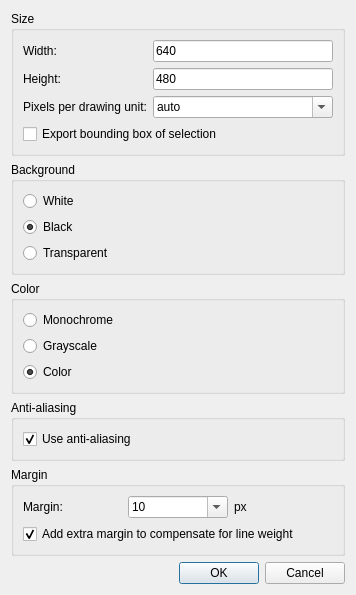
<?xml version="1.0" encoding="UTF-8"?>
<ui version="4.0">
 <class>BitmapExport</class>
 <widget class="QDialog" name="BitmapExport">
  <property name="geometry">
   <rect>
    <x>0</x>
    <y>0</y>
    <width>356</width>
    <height>587</height>
   </rect>
  </property>
  <property name="windowTitle">
   <string>Bitmap Export</string>
  </property>
  <property name="windowIcon">
   <iconset>
    <normaloff>BitmapExport.svg</normaloff>BitmapExport.svg</iconset>
  </property>
  <property name="modal">
   <bool>true</bool>
  </property>
  <layout class="QVBoxLayout" name="verticalLayout_3">
   <item>
    <widget class="QGroupBox" name="Size">
     <property name="title">
      <string>Size</string>
     </property>
     <layout class="QFormLayout" name="formLayout">
      <item row="0" column="0">
       <widget class="QLabel" name="label">
        <property name="text">
         <string>Width:</string>
        </property>
        <property name="buddy">
         <cstring>Width</cstring>
        </property>
       </widget>
      </item>
      <item row="0" column="1">
       <widget class="RMathLineEdit" name="Width">
        <property name="text">
         <string notr="true">640</string>
        </property>
        <property name="angle" stdset="0">
         <bool>false</bool>
        </property>
        <property name="defaultUnit" stdset="0">
         <number>0</number>
        </property>
       </widget>
      </item>
      <item row="1" column="0">
       <widget class="QLabel" name="label_2">
        <property name="text">
         <string>Height:</string>
        </property>
        <property name="buddy">
         <cstring>Height</cstring>
        </property>
       </widget>
      </item>
      <item row="1" column="1">
       <widget class="RMathLineEdit" name="Height">
        <property name="text">
         <string notr="true">480</string>
        </property>
        <property name="angle" stdset="0">
         <bool>false</bool>
        </property>
        <property name="defaultUnit" stdset="0">
         <number>0</number>
        </property>
       </widget>
      </item>
      <item row="2" column="0">
       <widget class="QLabel" name="label_3">
        <property name="text">
         <string>Pixels per drawing unit:</string>
        </property>
        <property name="buddy">
         <cstring>Resolution</cstring>
        </property>
       </widget>
      </item>
      <item row="2" column="1">
       <widget class="QComboBox" name="Resolution">
        <property name="editable">
         <bool>true</bool>
        </property>
        <item>
         <property name="text">
          <string notr="true">auto</string>
         </property>
        </item>
        <item>
         <property name="text">
          <string notr="true">1</string>
         </property>
        </item>
        <item>
         <property name="text">
          <string notr="true">2</string>
         </property>
        </item>
        <item>
         <property name="text">
          <string notr="true">3</string>
         </property>
        </item>
        <item>
         <property name="text">
          <string notr="true">4</string>
         </property>
        </item>
        <item>
         <property name="text">
          <string notr="true">5</string>
         </property>
        </item>
        <item>
         <property name="text">
          <string notr="true">10</string>
         </property>
        </item>
        <item>
         <property name="text">
          <string notr="true">20</string>
         </property>
        </item>
        <item>
         <property name="text">
          <string notr="true">25</string>
         </property>
        </item>
        <item>
         <property name="text">
          <string notr="true">50</string>
         </property>
        </item>
        <item>
         <property name="text">
          <string notr="true">100</string>
         </property>
        </item>
       </widget>
      </item>
      <item row="3" column="0" colspan="2">
       <widget class="QCheckBox" name="Selection">
        <property name="text">
         <string>Export bounding box of selection</string>
        </property>
       </widget>
      </item>
     </layout>
    </widget>
   </item>
   <item>
    <widget class="QGroupBox" name="Background">
     <property name="title">
      <string>Background</string>
     </property>
     <layout class="QVBoxLayout" name="verticalLayout">
      <item>
       <widget class="QRadioButton" name="WhiteBackground">
        <property name="text">
         <string>White</string>
        </property>
        <property name="checked">
         <bool>false</bool>
        </property>
       </widget>
      </item>
      <item>
       <widget class="QRadioButton" name="BlackBackground">
        <property name="text">
         <string>Black</string>
        </property>
        <property name="checked">
         <bool>true</bool>
        </property>
       </widget>
      </item>
      <item>
       <widget class="QRadioButton" name="TransparentBackground">
        <property name="text">
         <string>Transparent</string>
        </property>
       </widget>
      </item>
     </layout>
    </widget>
   </item>
   <item>
    <widget class="QGroupBox" name="Color">
     <property name="title">
      <string>Color</string>
     </property>
     <layout class="QVBoxLayout" name="verticalLayout">
      <item>
       <widget class="QRadioButton" name="ColorMonochrome">
        <property name="text">
         <string>Monochrome</string>
        </property>
        <property name="checked">
         <bool>false</bool>
        </property>
       </widget>
      </item>
      <item>
       <widget class="QRadioButton" name="ColorGrayscale">
        <property name="text">
         <string>Grayscale</string>
        </property>
       </widget>
      </item>
      <item>
       <widget class="QRadioButton" name="ColorFull">
        <property name="text">
         <string>Color</string>
        </property>
        <property name="checked">
         <bool>true</bool>
        </property>
       </widget>
      </item>
     </layout>
    </widget>
   </item>
   <item>
    <widget class="QGroupBox" name="AntiAliasingGroup">
     <property name="title">
      <string>Anti-aliasing</string>
     </property>
     <layout class="QVBoxLayout" name="verticalLayout">
      <item>
       <widget class="QCheckBox" name="AntiAliasing">
        <property name="text">
         <string>Use anti-aliasing</string>
        </property>
        <property name="checked">
         <bool>true</bool>
        </property>
       </widget>
      </item>
     </layout>
    </widget>
   </item>
   <item>
    <widget class="QGroupBox" name="MarginGroup">
     <property name="title">
      <string>Margin</string>
     </property>
     <layout class="QVBoxLayout" name="verticalLayout_2">
      <item>
       <layout class="QHBoxLayout" name="horizontalLayout">
        <item>
         <widget class="QLabel" name="label_4">
          <property name="text">
           <string>Margin:</string>
          </property>
         </widget>
        </item>
        <item>
         <widget class="QComboBox" name="Margin">
          <property name="editable">
           <bool>true</bool>
          </property>
          <property name="currentIndex">
           <number>6</number>
          </property>
          <item>
           <property name="text">
            <string notr="true">0</string>
           </property>
          </item>
          <item>
           <property name="text">
            <string notr="true">1</string>
           </property>
          </item>
          <item>
           <property name="text">
            <string notr="true">2</string>
           </property>
          </item>
          <item>
           <property name="text">
            <string notr="true">3</string>
           </property>
          </item>
          <item>
           <property name="text">
            <string notr="true">4</string>
           </property>
          </item>
          <item>
           <property name="text">
            <string notr="true">5</string>
           </property>
          </item>
          <item>
           <property name="text">
            <string notr="true">10</string>
           </property>
          </item>
          <item>
           <property name="text">
            <string notr="true">15</string>
           </property>
          </item>
          <item>
           <property name="text">
            <string notr="true">20</string>
           </property>
          </item>
         </widget>
        </item>
        <item>
         <widget class="QLabel" name="label_5">
          <property name="text">
           <string>px</string>
          </property>
         </widget>
        </item>
       </layout>
      </item>
      <item>
       <widget class="QCheckBox" name="WeightMargin">
        <property name="text">
         <string>Add extra margin to compensate for line weight</string>
        </property>
        <property name="checked">
         <bool>true</bool>
        </property>
       </widget>
      </item>
     </layout>
    </widget>
   </item>
   <item>
    <spacer name="verticalSpacer">
     <property name="orientation">
      <enum>Qt::Vertical</enum>
     </property>
     <property name="sizeHint" stdset="0">
      <size>
       <width>20</width>
       <height>40</height>
      </size>
     </property>
    </spacer>
   </item>
   <item>
    <widget class="QDialogButtonBox" name="buttonBox">
     <property name="standardButtons">
      <set>QDialogButtonBox::Cancel|QDialogButtonBox::Ok</set>
     </property>
    </widget>
   </item>
  </layout>
 </widget>
 <customwidgets>
  <customwidget>
   <class>RMathLineEdit</class>
   <extends>QLineEdit</extends>
   <header>RMathLineEdit.h</header>
  </customwidget>
 </customwidgets>
 <tabstops>
  <tabstop>Width</tabstop>
  <tabstop>Height</tabstop>
  <tabstop>Resolution</tabstop>
  <tabstop>WhiteBackground</tabstop>
  <tabstop>BlackBackground</tabstop>
  <tabstop>buttonBox</tabstop>
 </tabstops>
 <resources/>
 <connections>
  <connection>
   <sender>buttonBox</sender>
   <signal>accepted()</signal>
   <receiver>BitmapExport</receiver>
   <slot>accept()</slot>
   <hints>
    <hint type="sourcelabel">
     <x>268</x>
     <y>263</y>
    </hint>
    <hint type="destinationlabel">
     <x>286</x>
     <y>227</y>
    </hint>
   </hints>
  </connection>
  <connection>
   <sender>buttonBox</sender>
   <signal>rejected()</signal>
   <receiver>BitmapExport</receiver>
   <slot>reject()</slot>
   <hints>
    <hint type="sourcelabel">
     <x>224</x>
     <y>260</y>
    </hint>
    <hint type="destinationlabel">
     <x>236</x>
     <y>209</y>
    </hint>
   </hints>
  </connection>
 </connections>
</ui>
